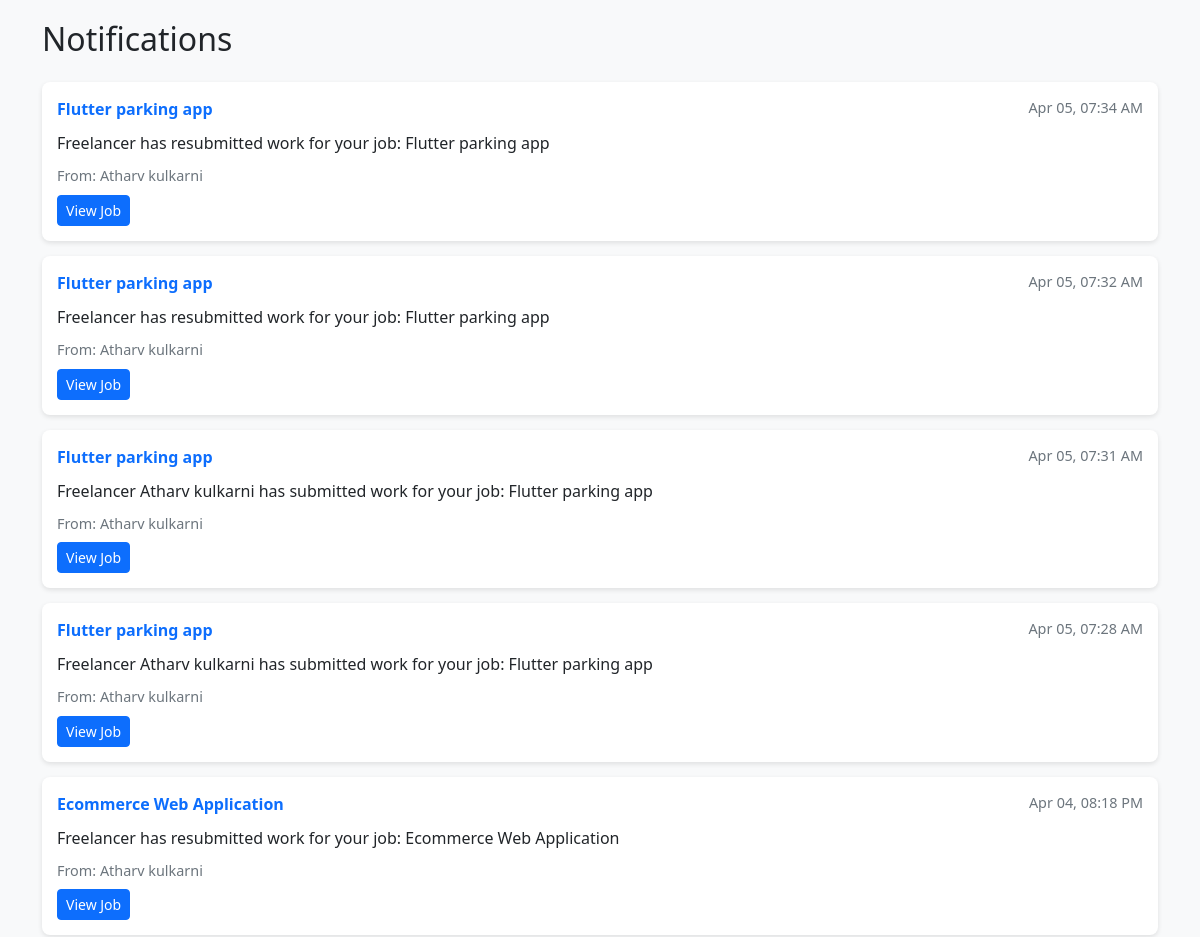
Before: /PHPUIFiles/notifications.php (signed in, upper part) with the older database file.
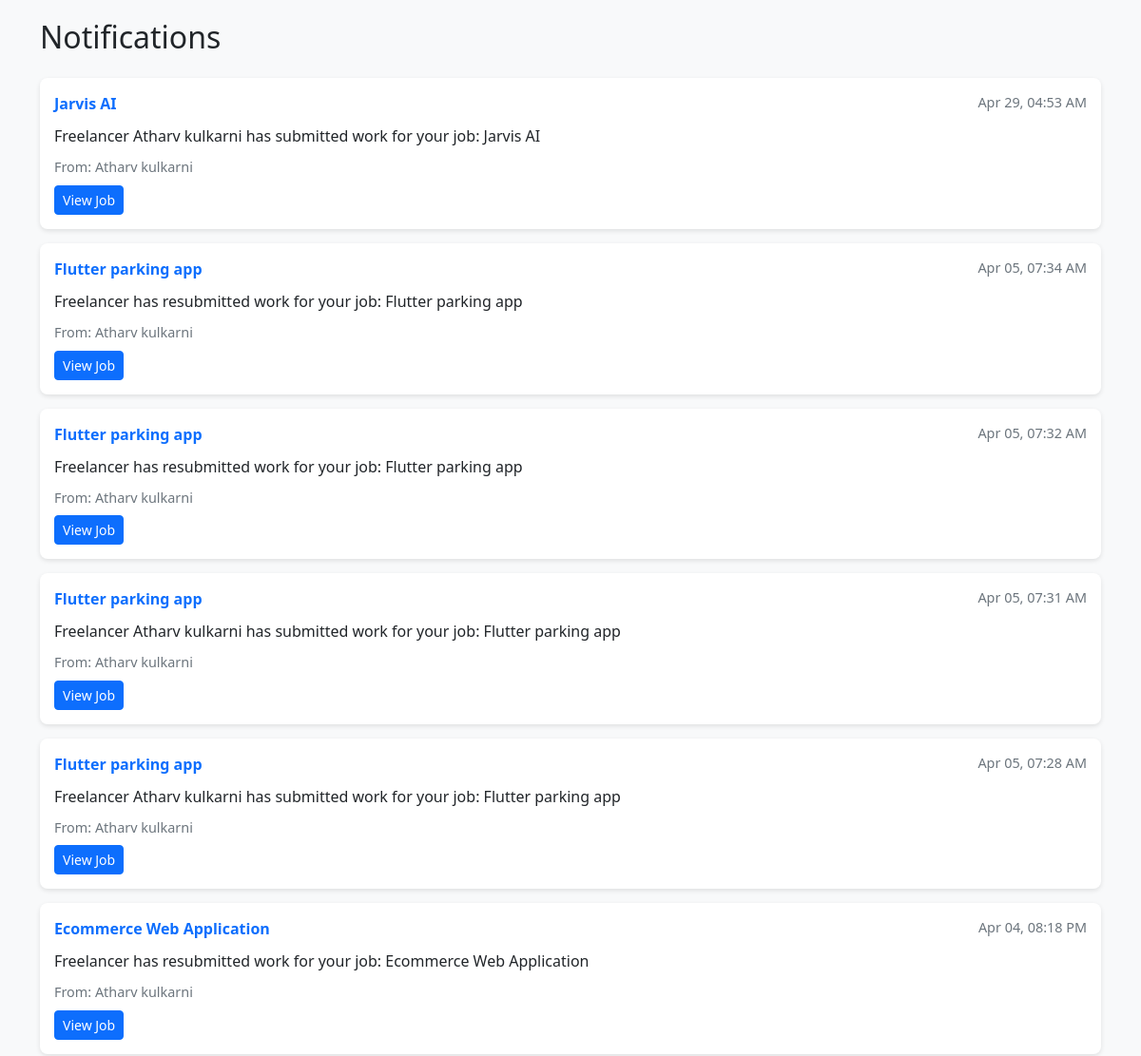
After: the same page with the newer database file.
### tables this page shows
CREATE TABLE notifications (
    id INTEGER PRIMARY KEY AUTOINCREMENT,
    user_id INTEGER NOT NULL,
    job_id INTEGER NOT NULL,
    freelancer_id INTEGER NOT NULL,
    message TEXT NOT NULL,
    is_read BOOLEAN DEFAULT 0,
    created_at TEXT DEFAULT CURRENT_TIMESTAMP,
    FOREIGN KEY (user_id) REFERENCES users(id),
    FOREIGN KEY (job_id) REFERENCES jobs(id),
    FOREIGN KEY (freelancer_id) REFERENCES freelancers(id)
);

CREATE TABLE "jobs" (
	"id"	INTEGER,
	"username"	TEXT NOT NULL,
	"job_title"	TEXT NOT NULL,
	"job_category"	NUMERIC NOT NULL,
	"job_description"	NUMERIC NOT NULL,
	"primary_skill"	TEXT NOT NULL,
	"additional_skills"	NUMERIC,
	"experience_level"	TEXT NOT NULL,
	"budget"	REAL NOT NULL,
	"deadline"	DATE NOT NULL,
	"attachments"	TEXT,
	"additional_questions"	TEXT,
	"status"	TEXT DEFAULT 'Open',
	"NoOfbidsReceived"	INTEGER DEFAULT 0,
	"posted_date"	DATETIME DEFAULT CURRENT_TIMESTAMP, user_id INTEGER,
	PRIMARY KEY("id" AUTOINCREMENT)
);

CREATE TABLE "freelancers" (
	"id"	INTEGER,
	"name"	TEXT NOT NULL,
	"username"	TEXT NOT NULL,
	"password"	TEXT NOT NULL,
	"email"	TEXT NOT NULL,
	"contact"	TEXT NOT NULL,
	"gender"	TEXT NOT NULL,
	"dob"	TEXT NOT NULL,
	"skills"	TEXT NOT NULL,
	"tools"	TEXT NOT NULL,
	"tagline"	TEXT NOT NULL,
	"about_me"	TEXT NOT NULL,
	"experience"	INTEGER NOT NULL,
	"languages"	TEXT NOT NULL,
	"availability"	TEXT NOT NULL,
	"degree"	TEXT NOT NULL,
	"institute"	TEXT NOT NULL,
	"graduation_year"	INTEGER NOT NULL,
	"profile_picture"	TEXT,
	"resume"	TEXT,
	"usertype"	TEXT NOT NULL, earnings REAL DEFAULT 0, pending_payments REAL DEFAULT 0,
	PRIMARY KEY("id" AUTOINCREMENT)
);

### PHPUIFiles/notifications.php (the view, shortened to what this page needs)
<?php
$db = new SQLite3('C:\xampp\htdocs\FreelanceMarketplace\Connection\Freelance_db.db');
$username = $_SESSION["username"];
$userQuery = $db->prepare("SELECT users_id FROM users WHERE username = :username");
$userQuery->bindValue(':username', $username, SQLITE3_TEXT);
$userResult = $userQuery->execute();
$user = $userResult->fetchArray(SQLITE3_ASSOC);
$user_id = $user['users_id'];
$notificationsQuery = $db->prepare("
    SELECT n.*, j.job_title, f.name as freelancer_name
    FROM notifications n
    JOIN jobs j ON n.job_id = j.id
    JOIN freelancers f ON n.freelancer_id = f.id
    WHERE n.user_id = :user_id
    ORDER BY n.created_at DESC
");
$notificationsQuery->bindValue(':user_id', $user_id, SQLITE3_INTEGER);
$notificationsResult = $notificationsQuery->execute();
?>
<!DOCTYPE html>
<html lang="en">
<head>
    <link rel="stylesheet" href="https://cdnjs.cloudflare.com/ajax/libs/font-awesome/6.0.0-beta3/css/all.min.css">
    <link rel="stylesheet" href="https://cdnjs.cloudflare.com/ajax/libs/bootstrap/5.3.0/css/bootstrap.min.css">
</head>
<body>
    <div class="container">
        <h2 class="mb-4">Notifications</h2>
        <?php if ($notification = $notificationsResult->fetchArray(SQLITE3_ASSOC)): ?>
            <div class="notification-list">
                <?php do { ?>
                    <div class="notification-card">
                        <div class="notification-header">
                            <span class="notification-title"><?= htmlspecialchars($notification['job_title']) ?></span>
                            <span class="notification-time"><?= date('M d, h:i A', strtotime($notification['created_at'])) ?></span>
                        </div>
                        <div class="notification-message">
                            <?= htmlspecialchars($notification['message']) ?>
                        </div>
                        <div class="notification-footer">
                            From: <?= htmlspecialchars($notification['freelancer_name']) ?>
                        </div>
                        <div class="mt-2">
                            <a href="job_details.php?id=<?= $notification['job_id'] ?>" class="btn btn-sm btn-primary">View Job</a>
                        </div>
                    </div>
                <?php } while ($notification = $notificationsResult->fetchArray(SQLITE3_ASSOC)); ?>
            </div>
        <?php endif; ?>
    </div>
</body>
</html>

Changed rows visible on the page:
added notifications: job.job_title "Jarvis AI", created_at "Apr 29, 04:53 AM", message "Freelancer Atharv kulkarni has submitted work for your job: Jarvis AI", freelancer.name "Atharv kulkarni"
